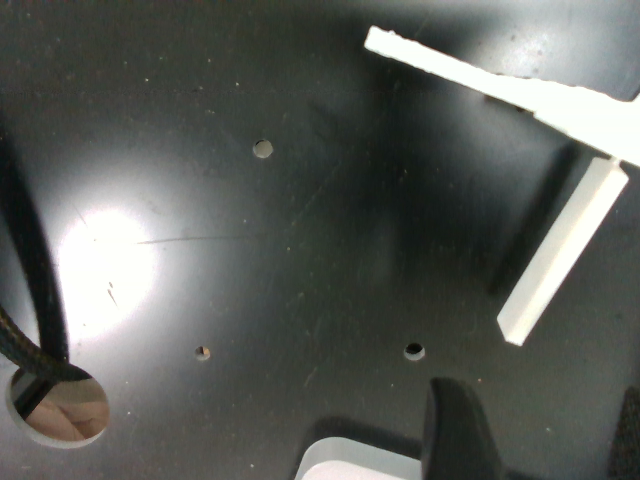
#> input picture data/temp/pick/example_down160mm_Color.png, 640 x 480 px
$ python -i segment_grip.py   (imports and definitions only)
#> lines starting #> are read from the running program, lines starting #| are printed output that depends on the picture; after the words box and inside, x2 and y2 are one past the last pixel; in counts of white or black regions, pixels touching at a corner belong together; long printed decimals are rounded
import cv2
import numpy as np
import math


def segment_white_grip(
    image_path,
    roi=None,
    min_area=500,
    min_aspect=2.5,
    hsv_s_max=80,
    hsv_v_min=140,
    save_path="grip_seg_result.png"
):
    """
    分割白色 grip，并用 PCA 拟合中心和主轴。

    Args:
        image_path: 输入 RGB 图像路径
        roi: (x, y, w, h)，理论 grip ROI。None 表示全图，但不推荐。
        min_area: 最小连通域面积
        min_aspect: 最小长宽比
        hsv_s_max: 白色阈值，饱和度上限
        hsv_v_min: 白色阈值，亮度下限
        save_path: 可视化结果保存路径

    Returns:
        result dict:
            center: grip 中心像素坐标 (u, v)
            angle_deg: grip 主轴角度，图像坐标系下
            axis: PCA 主轴方向向量
            mask: 分割 mask
    """
#> called with min_area = 500, min_aspect = 2.5, hsv_s_max = 80, hsv_v_min = 140, save_path = 'grip_seg_result.png'

    img = cv2.imread(image_path)
#> img is the input picture: shape (480, 640, 3); mean B, G, R 91, 95.8, 92.8
    if img is None:
        raise FileNotFoundError(image_path)

    H, W = img.shape[:2]
#> H = 480; W = 640

    # -----------------------------
    # 1. 裁剪理论 ROI
    # -----------------------------
    if roi is None:
        x, y, w, h = 0, 0, W, H
#> x = 0; y = 0; w = 640; h = 480
    else:
        x, y, w, h = roi
        x = max(0, x)
        y = max(0, y)
        w = min(w, W - x)
        h = min(h, H - y)

    crop = img[y:y+h, x:x+w].copy()

    # -----------------------------
    # 2. HSV 白色阈值分割
    # -----------------------------
    hsv = cv2.cvtColor(crop, cv2.COLOR_BGR2HSV)
#> hsv: shape (480, 640, 3); mean H, S, V 57.2, 27.2, 96.8

    lower_white = np.array([0, 0, hsv_v_min])
    upper_white = np.array([179, hsv_s_max, 255])

    mask = cv2.inRange(hsv, lower_white, upper_white)
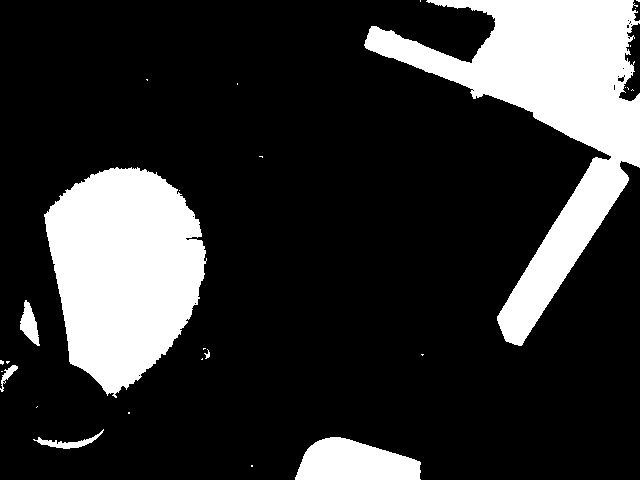
#> mask: shape (480, 640); 20.2% white; 27 white regions (20 under 20 px), largest, box (x1, y1, x2, y2) and area: (364, 0, 640, 346) 30735, (44, 167, 207, 398) 26176, (295, 437, 421, 480) 4013

    # -----------------------------
    # 3. 形态学去噪
    # -----------------------------
    kernel_open = np.ones((3, 3), np.uint8)
    kernel_close = np.ones((5, 5), np.uint8)

    mask = cv2.morphologyEx(mask, cv2.MORPH_OPEN, kernel_open, iterations=1)
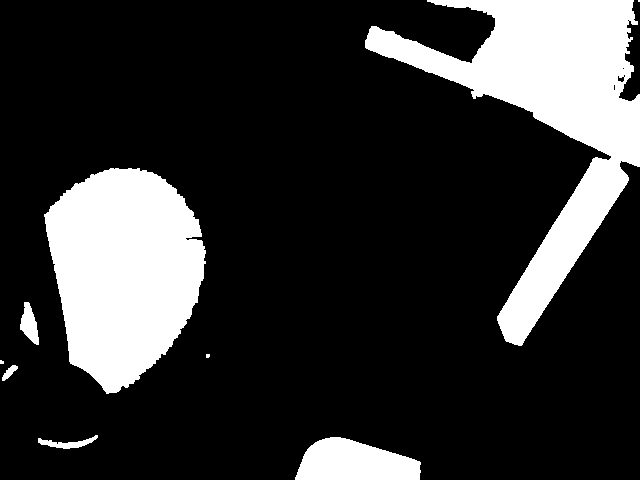
#> mask: shape (480, 640); 20.1% white; 9 white regions (3 under 20 px), largest, box (x1, y1, x2, y2) and area: (365, 0, 640, 346) 30632, (44, 168, 206, 394) 26094, (295, 437, 421, 480) 4012, (20, 302, 39, 345) 479, (38, 435, 98, 449) 331, (2, 365, 18, 381) 115
    mask = cv2.morphologyEx(mask, cv2.MORPH_CLOSE, kernel_close, iterations=2)
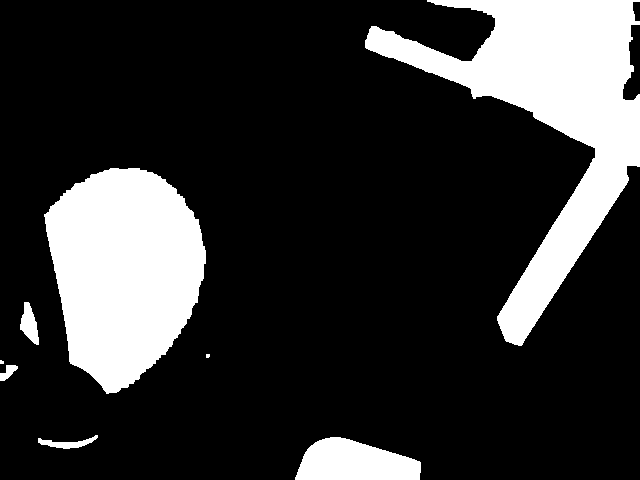
#> mask: shape (480, 640); 20.2% white; 8 white regions (2 under 20 px), largest, box (x1, y1, x2, y2) and area: (365, 0, 640, 346) 30996, (44, 168, 206, 394) 26161, (295, 437, 421, 480) 4017, (20, 302, 39, 345) 480, (38, 435, 98, 449) 340, (0, 365, 18, 381) 156

    # -----------------------------
    # 4. 连通域筛选
    # -----------------------------
    num_labels, labels, stats, centroids = cv2.connectedComponentsWithStats(mask, 8)
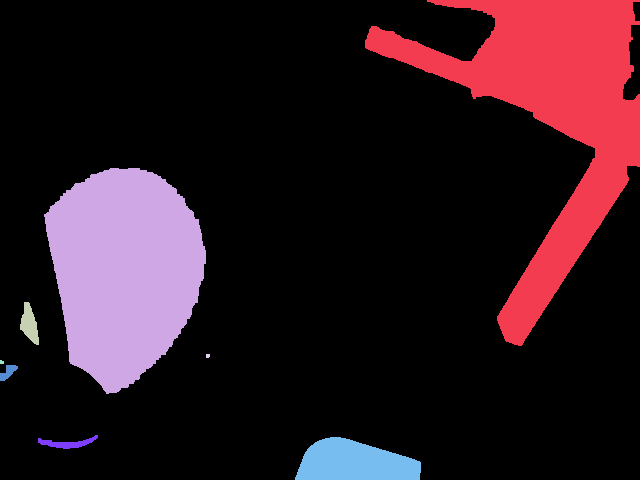
#> labels: shape (480, 640) int32; 9 distinct labels, from 0 to 8; one colour per label, 0 black
#> num_labels = 9; stats = [[0, 0, 640, 480, 245021], [365, 0, 275, 346, 30996], [44, 168, 162, 226, 26161], [20, 302, 19, 43, 480], [206, 354, 4, 4, 15], [0, 360, 4, 4, 14], [0, 365, 18, 16, 156], [38, 435, 60, 14, 340], [295, 437, 126, 43, 4017]]; centroids = [[311.8, 248], [550.3, 112.3], [123.8, 270.9], [29.13, 323.8], [207.4, 355.4], [1.36, 361.7], [7.8, 371.8], [66.84, 442.9], [354.3, 462.2]]

    best_label = None
    best_score = -1

    for i in range(1, num_labels):
        area = stats[i, cv2.CC_STAT_AREA]
        bx = stats[i, cv2.CC_STAT_LEFT]
        by = stats[i, cv2.CC_STAT_TOP]
        bw = stats[i, cv2.CC_STAT_WIDTH]
        bh = stats[i, cv2.CC_STAT_HEIGHT]

        if area < min_area:
            continue

        aspect = max(bw, bh) / max(1, min(bw, bh))

        if aspect < min_aspect:
            continue

        # grip 是细长结构，优先选择面积大且长宽比大的区域
        score = area * aspect

        if score > best_score:
            best_score = score
            best_label = i
#> this loop made 8 passes
#> (area, bx, by, bw, bh, aspect, score, best_score) on pass 8: (4017, 295, 437, 126, 43, 2.93, 11770.7, 11770.7)
#> (area, bx, by, bw, bh) on passes 3, 6, 7: (480, 20, 302, 19, 43), (156, 0, 365, 18, 16), (340, 38, 435, 60, 14)
#> after the loop, best_label = 8; best_score = 11770.7

    if best_label is None:
        print("未找到符合条件的 grip 区域")
        return None

    grip_mask_roi = np.zeros_like(mask)
    grip_mask_roi[labels == best_label] = 255

    # -----------------------------
    # 5. PCA 拟合 grip 中心和主轴
    # -----------------------------
    ys, xs = np.where(grip_mask_roi > 0)
    pts = np.stack([xs, ys], axis=1).astype(np.float32)

    mean, eigenvectors, eigenvalues = cv2.PCACompute2(pts, mean=None)

    center_roi = mean[0]                 # ROI 内坐标
    axis = eigenvectors[0]               # 主轴方向
    angle_deg = math.degrees(math.atan2(axis[1], axis[0]))

    center_full = np.array([center_roi[0] + x, center_roi[1] + y])
#> center_full = [354.3, 462.2]

    # -----------------------------
    # 6. 可视化
    # -----------------------------
    vis = img.copy()

    # 画 ROI
    cv2.rectangle(vis, (x, y), (x+w, y+h), (255, 0, 0), 2)
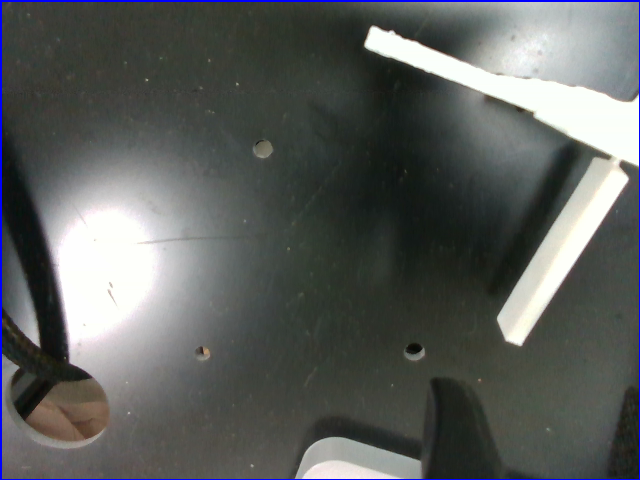
#> vis: shape (480, 640, 3); 1.09% of pixels changed, all inside (x1, y1, x2, y2) = (0, 0, 640, 480)

    # 画 grip mask 轮廓
    contours, _ = cv2.findContours(grip_mask_roi, cv2.RETR_EXTERNAL, cv2.CHAIN_APPROX_SIMPLE)
    for c in contours:
        c_full = c + np.array([[[x, y]]])
        cv2.drawContours(vis, [c_full], -1, (0, 255, 0), 2)
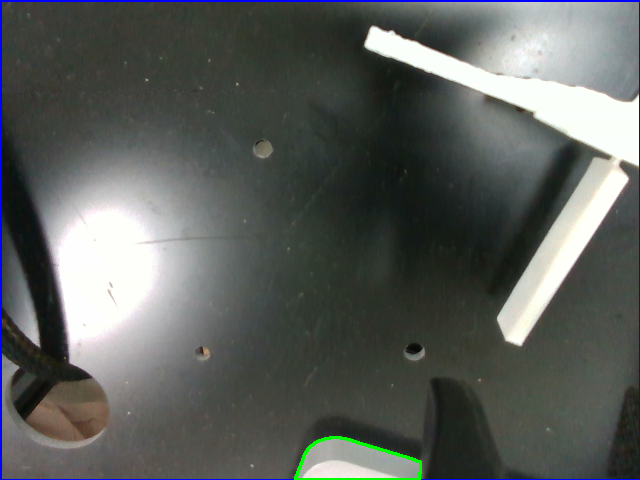
#> vis: shape (480, 640, 3); 0.27% of pixels changed, all inside (x1, y1, x2, y2) = (294, 436, 422, 480)

    # 画 PCA 中心
    c = tuple(center_full.astype(int))
#> c = (354, 462)
    cv2.circle(vis, c, 5, (0, 0, 255), -1)
#> vis: shape (480, 640, 3); 0.03% of pixels changed, all inside (x1, y1, x2, y2) = (349, 457, 360, 468)

    # 画 PCA 主轴
    length = 120
    p1 = (
        int(center_full[0] - length * axis[0]),
        int(center_full[1] - length * axis[1])
    )
#> p1 = (234, 454)
    p2 = (
        int(center_full[0] + length * axis[0]),
        int(center_full[1] + length * axis[1])
    )
#> p2 = (474, 470)
    cv2.line(vis, p1, p2, (0, 0, 255), 3)

    cv2.putText(
        vis,
        f"center=({center_full[0]:.1f},{center_full[1]:.1f}), angle={angle_deg:.1f}",
        (20, 30),
        cv2.FONT_HERSHEY_SIMPLEX,
        0.7,
        (0, 0, 255),
        2
    )
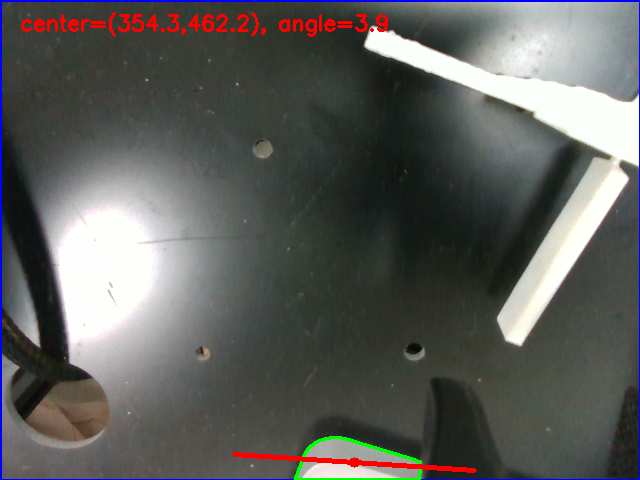
#> vis: shape (480, 640, 3); mean B, G, R 91.5, 94.1, 93.6

    cv2.imwrite(save_path, vis)

    print("grip center pixel:", center_full)
#| grip center pixel: [354.344 462.240]
    print("grip axis:", axis)
    print("grip angle deg:", angle_deg)
    print("result saved to:", save_path)

    return {
        "center": center_full,
        "axis": axis,
        "angle_deg": angle_deg,
        "mask": grip_mask_roi,
        "roi": (x, y, w, h)
    }


# [16 lines not run here, left out]

>>> result = segment_white_grip('../data/temp/pick/example_down160mm_Color.png')

$ run again, on data/temp/pick/example_down200mm_Color.png
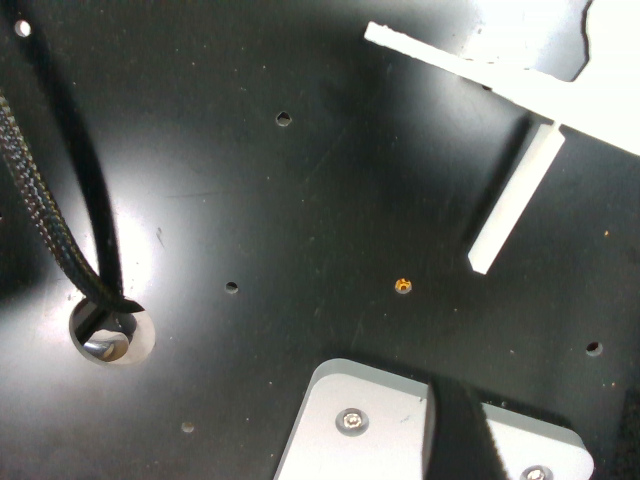
#> input picture data/temp/pick/example_down200mm_Color.png, 640 x 480 px
#> in segment_white_grip, img is the input picture: shape (480, 640, 3); mean B, G, R 99.8, 103.8, 100.7
#> hsv: shape (480, 640, 3); mean H, S, V 61.9, 24.1, 104.8
#> in segment_white_grip, `mask = cv2.inRange(hsv, lower_white, upper_white)`:
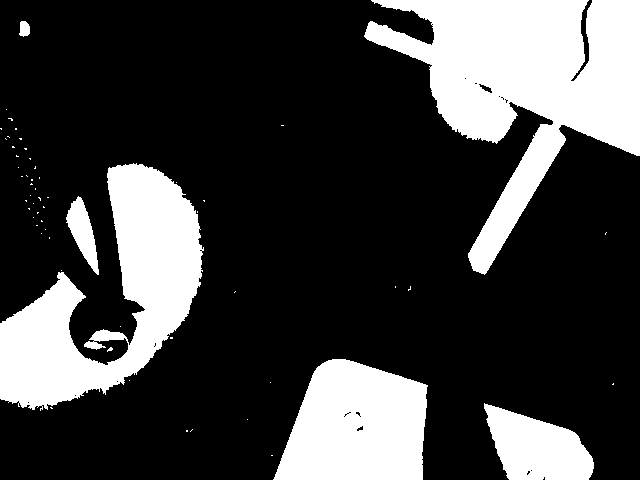
#> mask: shape (480, 640); 25.3% white; 59 white regions (53 under 20 px), largest, box (x1, y1, x2, y2) and area: (364, 0, 640, 275) 33246, (0, 163, 204, 411) 22889, (273, 359, 428, 480) 14477, (484, 403, 594, 480) 5489, (66, 196, 99, 275) 1218, (19, 21, 30, 37) 138
#> in segment_white_grip, `num_labels, labels, stats, centroids = cv2.connectedComponentsWithStat..`:
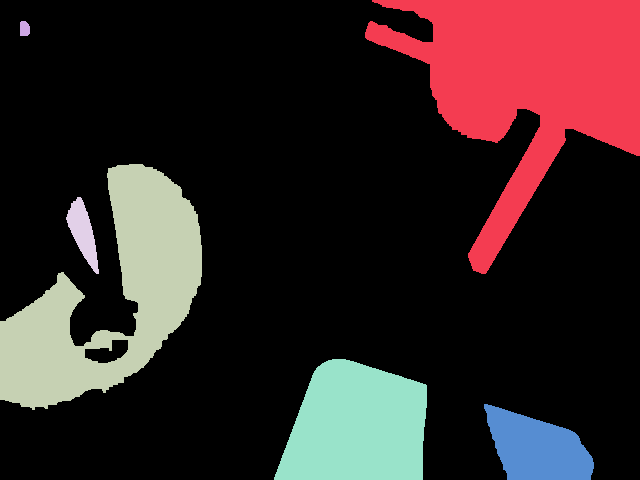
#> labels: shape (480, 640) int32; 7 distinct labels, from 0 to 6; one colour per label, 0 black
#> num_labels = 7; stats = [[0, 0, 640, 480, 228863], [365, 0, 275, 274, 33842], [20, 21, 10, 15, 135], [0, 164, 202, 246, 23116], [66, 197, 33, 77, 1214], [274, 359, 153, 121, 14521], [484, 404, 110, 76, 5509]]; centroids = [[303.8, 240.4], [527.6, 80.94], [24.15, 28.37], [109.7, 297.1], [82.61, 231.9], [356.7, 426.3], [536.9, 447.8]]
#> the loop in segment_white_grip, `for i in range(1, num_labels):` made 6 passes
#> (area, bx, by, bw, bh, aspect) on passes 1, 3, 4, 5, 6: (33842, 365, 0, 275, 274, 1), (23116, 0, 164, 202, 246, 1.22), (1214, 66, 197, 33, 77, 2.33), (14521, 274, 359, 153, 121, 1.26), (5509, 484, 404, 110, 76, 1.45)
#> after the loop in segment_white_grip, `for i in range(1, num_labels):`: best_score = -1

$ run again, on data/temp/pick/example_down130mm_Color_Color.png
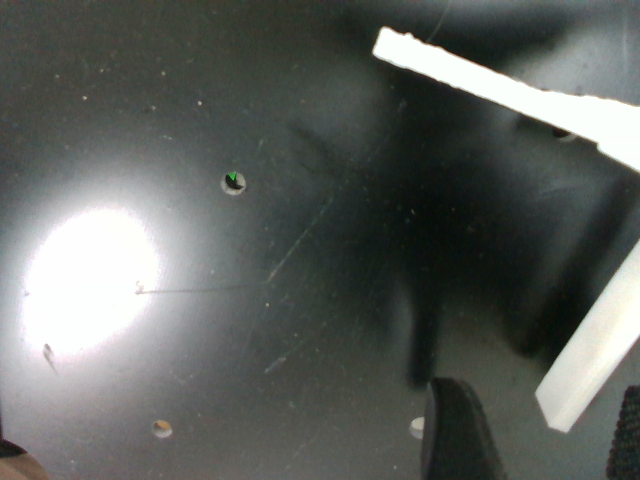
#> input picture data/temp/pick/example_down130mm_Color_Color.png, 640 x 480 px
#> in segment_white_grip, img is the input picture: shape (480, 640, 3); mean B, G, R 95.1, 99.2, 95.4
#> hsv: shape (480, 640, 3); mean H, S, V 64.7, 28.6, 100.1
#> in segment_white_grip, `mask = cv2.inRange(hsv, lower_white, upper_white)`:
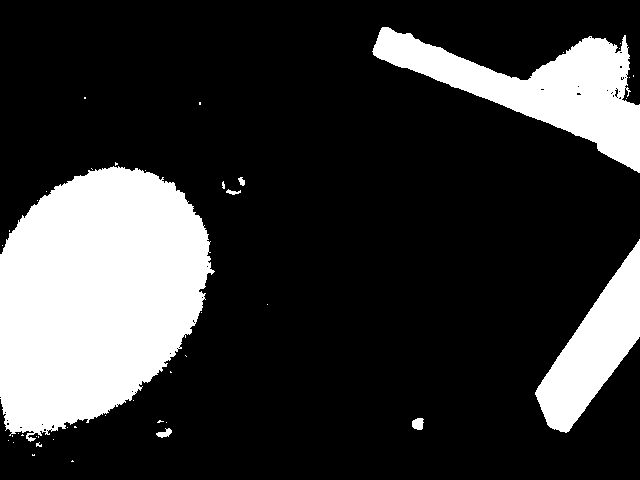
#> mask: shape (480, 640); 21.7% white; 44 white regions (37 under 20 px), largest, box (x1, y1, x2, y2) and area: (0, 166, 215, 442) 43091, (372, 27, 640, 173) 14497, (535, 239, 640, 433) 8605
#> in segment_white_grip, `num_labels, labels, stats, centroids = cv2.connectedComponentsWithStat..`:
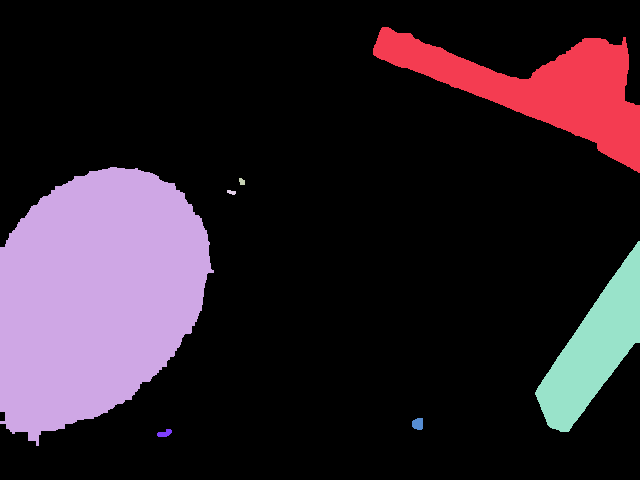
#> labels: shape (480, 640) int32; 8 distinct labels, from 0 to 7; one colour per label, 0 black
#> num_labels = 8; stats = [[0, 0, 640, 480, 240666], [373, 27, 267, 146, 14546], [0, 167, 214, 279, 43114], [239, 178, 6, 7, 34], [227, 190, 9, 5, 32], [535, 241, 105, 191, 8615], [412, 418, 11, 12, 114], [157, 429, 15, 8, 79]]; centroids = [[336.4, 234.5], [542.1, 88.07], [95.54, 295.8], [241.5, 181.2], [231.1, 191.9], [593.8, 348.1], [417.5, 423.5], [164.3, 433]]
#> the loop in segment_white_grip, `for i in range(1, num_labels):` made 7 passes
#> (area, bx, by, bw, bh) on passes 3, 4, 6, 7: (34, 239, 178, 6, 7), (32, 227, 190, 9, 5), (114, 412, 418, 11, 12), (79, 157, 429, 15, 8)
#> after the loop in segment_white_grip, `for i in range(1, num_labels):`: best_score = -1

$ run again, on data/temp/pick/gripper_catch_grip_Color.png
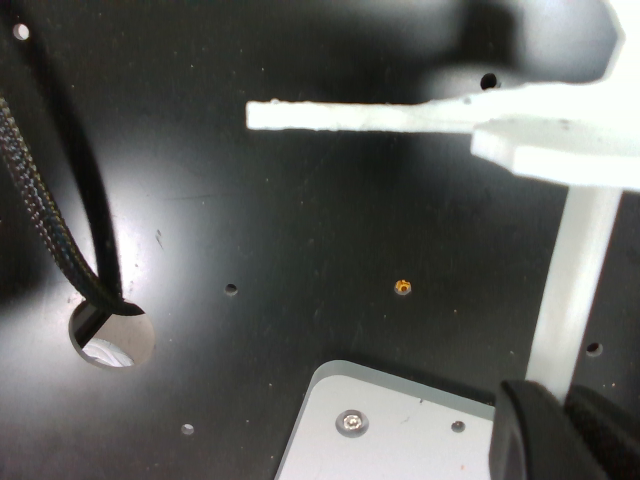
#> input picture data/temp/pick/gripper_catch_grip_Color.png, 640 x 480 px
#> in segment_white_grip, img is the input picture: shape (480, 640, 3); mean B, G, R 94.5, 97.3, 96.1
#> hsv: shape (480, 640, 3); mean H, S, V 59.7, 23, 98.8
#> in segment_white_grip, `num_labels, labels, stats, centroids = cv2.connectedComponentsWithStat..`:
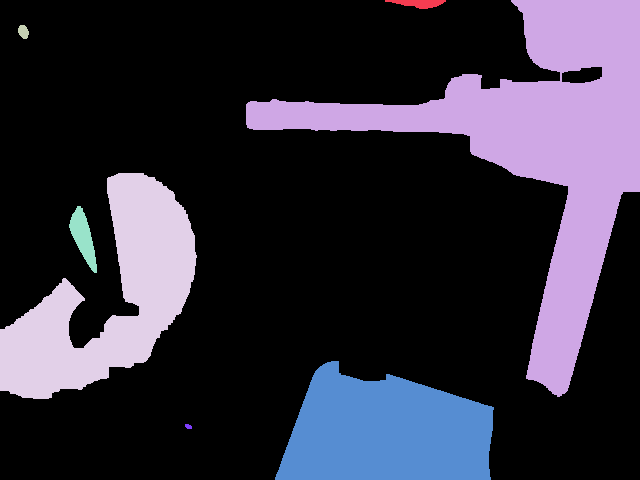
#> labels: shape (480, 640) int32; 8 distinct labels, from 0 to 7; one colour per label, 0 black
#> num_labels = 8; stats = [[0, 0, 640, 480, 223979], [385, 0, 61, 9, 344], [246, 0, 394, 397, 42160], [18, 25, 11, 14, 116], [0, 173, 197, 226, 20423], [69, 206, 28, 67, 912], [275, 361, 219, 119, 19238], [185, 424, 7, 5, 28]]; centroids = [[293.3, 235.8], [418.5, 2.8], [536, 145.8], [23.01, 31.33], [108.3, 297.7], [82.91, 236.8], [385.6, 431.8], [188, 426.1]]
#> the loop in segment_white_grip, `for i in range(1, num_labels):` made 7 passes
#> (area, bx, by, bw, bh, aspect) on passes 2, 4, 5, 6: (42160, 246, 0, 394, 397, 1.01), (20423, 0, 173, 197, 226, 1.15), (912, 69, 206, 28, 67, 2.39), (19238, 275, 361, 219, 119, 1.84)
#> after the loop in segment_white_grip, `for i in range(1, num_labels):`: best_score = -1
